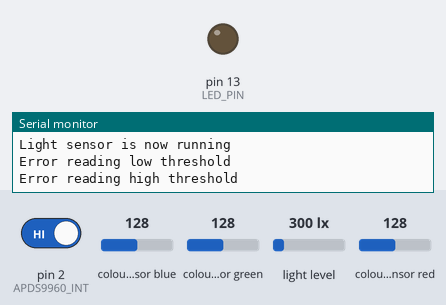
Recording of a sketch running on a simulated Arduino Uno, built for the host (arithmetic inside an expression is 32-bit, double 64-bit). On the bench: output pins drawn as LEDs (lit = HIGH), the last lines printed to the serial monitor. The inputs (shaded band) are chosen by the test bench; at power-on: pin 2 (APDS9960_INT) HIGH, colour sensor blue 128, colour sensor green 128, light level 300 lx, colour sensor red 128.

Above: at 1.8 s.
1.9 s: pin 2 (APDS9960_INT) driven LOW
At 2.3 s:
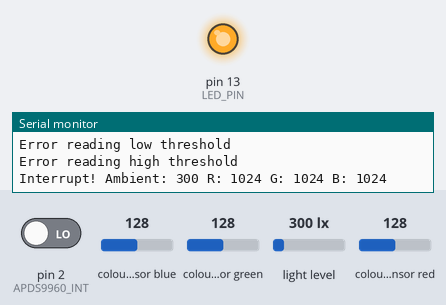
Timing chart, 0 to 4.9 s (numbered marks = the images above; inputs shaded):
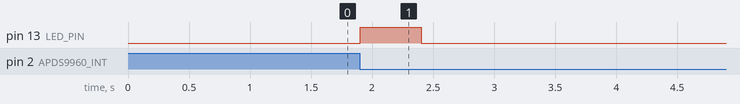

Measured:
- after the input at 1.9 s, pin 13 (LED_PIN): LOW → HIGH at once, → LOW 0.50 s later

The sketch:

Arduino_Ambient_Light_Code.ino
```cpp
#include <Wire.h>
#include <SparkFun_APDS9960.h>

// Pins
#define APDS9960_INT    2  // Needs to be an interrupt pin
#define LED_PIN         13 // LED for showing interrupt

// Constants
#define LIGHT_INT_HIGH  1000 // High light level for interrupt
#define LIGHT_INT_LOW   10   // Low light level for interrupt

// Global variables
SparkFun_APDS9960 apds = SparkFun_APDS9960();
uint16_t ambient_light = 0;
uint16_t red_light = 0;
uint16_t green_light = 0;
uint16_t blue_light = 0;
int isr_flag = 0;
uint16_t threshold = 0;

void setup() {

  // Set LED as output
  pinMode(LED_PIN, OUTPUT);
  pinMode(APDS9960_INT, INPUT);

  // Initialize Serial port
  Serial.begin(9600);
  Serial.println();
  Serial.println(F("-------------------------------------"));
  Serial.println(F("SparkFun APDS-9960 - Light Interrupts"));
  Serial.println(F("-------------------------------------"));

  // Initialize interrupt service routine
  attachInterrupt(0, interruptRoutine, FALLING);

  // Initialize APDS-9960 (configure I2C and initial values)
  if ( apds.init() ) {
    Serial.println(F("APDS-9960 initialization complete"));
  } else {
    Serial.println(F("Something went wrong during APDS-9960 init!"));
  }

  // Set high and low interrupt thresholds
  if ( !apds.setLightIntLowThreshold(LIGHT_INT_LOW) ) {
    Serial.println(F("Error writing low threshold"));
  }
  if ( !apds.setLightIntHighThreshold(LIGHT_INT_HIGH) ) {
    Serial.println(F("Error writing high threshold"));
  }

  // Start running the APDS-9960 light sensor (no interrupts)
  if ( apds.enableLightSensor(false) ) {
    Serial.println(F("Light sensor is now running"));
  } else {
    Serial.println(F("Something went wrong during light sensor init!"));
  }

  // Read high and low interrupt thresholds
  if ( !apds.getLightIntLowThreshold(threshold) ) {
    Serial.println(F("Error reading low threshold"));
  } else {
    Serial.print(F("Low Threshold: "));
    Serial.println(threshold);
  }
  if ( !apds.getLightIntHighThreshold(threshold) ) {
    Serial.println(F("Error reading high threshold"));
  } else {
    Serial.print(F("High Threshold: "));
    Serial.println(threshold);
  }

  // Enable interrupts
  if ( !apds.setAmbientLightIntEnable(1) ) {
    Serial.println(F("Error enabling interrupts"));
  }

  // Wait for initialization and calibration to finish
  delay(500);
}

void loop() {

  // If interrupt occurs, print out the light levels
  if ( isr_flag == 1 ) {

    // Read the light levels (ambient, red, green, blue) and print
    if (  !apds.readAmbientLight(ambient_light) ||
          !apds.readRedLight(red_light) ||
          !apds.readGreenLight(green_light) ||
          !apds.readBlueLight(blue_light) ) {
      Serial.println("Error reading light values");
    } else {
      Serial.print("Interrupt! Ambient: ");
      Serial.print(ambient_light);
      Serial.print(" R: ");
      Serial.print(red_light);
      Serial.print(" G: ");
      Serial.print(green_light);
      Serial.print(" B: ");
      Serial.println(blue_light);
    }

    // Turn on LED for a half a second
    digitalWrite(LED_PIN, HIGH);
    delay(500);
    digitalWrite(LED_PIN, LOW);

    // Reset flag and clear APDS-9960 interrupt (IMPORTANT!)
    isr_flag = 0;
    if ( !apds.clearAmbientLightInt() ) {
      Serial.println("Error clearing interrupt");
    }

  }
}

void interruptRoutine() {
  isr_flag = 1;
}
```
